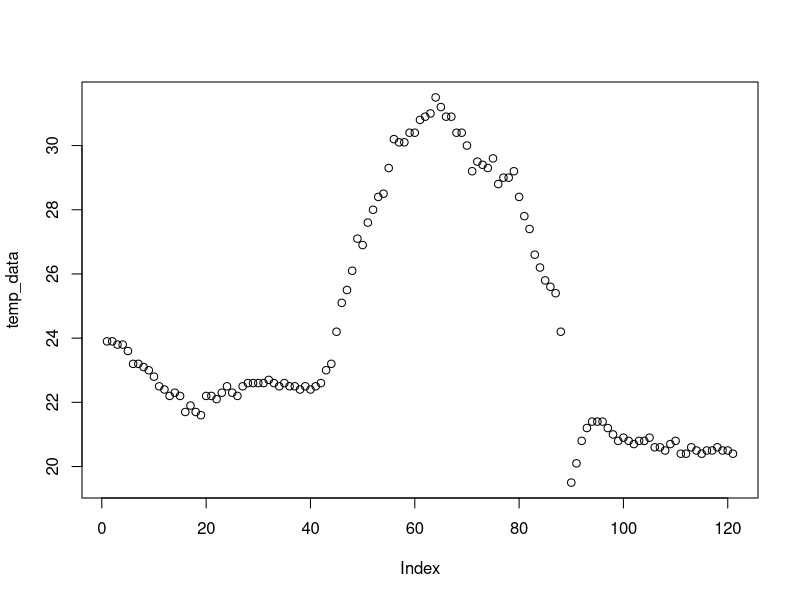

Source code (R):
## ---- chunk 1
knitr::opts_chunk$set(error = FALSE)
## ---- chunk 2
knitr::opts_chunk$set(echo = FALSE)
## ---- chunk 3
a <- c(1:3)
# str(a) and dim(a) and length(a)
b <- matrix(1:3, nrow = 1, ncol = 3)
# str(b) and dim(b) and length(b)
## ---- chunk 4
a <- c(1:3)
b <- matrix(1:3, nrow = 1, ncol = 3)
## ---- chunk 5
a <- c(1:3)
b <- matrix(1:3, nrow = 1, ncol = 3)
a
b
## ---- chunk 6
c <- matrix(1:9, nrow = 3, ncol = 3)
## ---- chunk 7
c <- matrix(1:9, nrow = 3, ncol = 3)
c
## ---- chunk 8
d <- matrix(1:9, nrow = 3, ncol = 3, byrow = TRUE)
## ---- chunk 9
d <- matrix(1:9, nrow = 3, ncol = 3, byrow = TRUE)
d
## ---- chunk 10
arr <- array(1:24, dim = c(4,3,2)) #raw,col,level
## ---- chunk 11
str(arr)
# dim(arr)
# length(arr)
## ---- chunk 12
x <- 1:24
## ---- chunk 13
x <- 1:24
x
## ---- chunk 14
arr <- array(x, dim = c(4,3,2)) #raw,col,level
## ---- chunk 15
arr <- array(x, dim = c(4,3,2))    # raw, col, level
arr
## ---- chunk 16
mydata <- read.csv(file = "Cekmekoy_Omerli_15min.txt", 
                   header = TRUE, 
                   sep = ";")
mydata
## ---- chunk 17
class(mydata)
str(mydata)
attributes(mydata)
## ---- chunk 18
temp_data <- mydata$temp
temp_data
## ---- chunk 19
print(min(temp_data))

which(temp_data==19.2) # which(temp_data==min(temp_data))
## ---- chunk 20

temp_data[89] <- NA

temp_data[which(temp_data==19.2)] <- NA

temp_data[which(temp_data==min(temp_data))] <- NA

print(temp_data)
## ---- chunk 21
plot(temp_data)
## ---- chunk 22
mydata$temp <- temp_data

mydata
## ---- chunk 23
write.csv(mydata, file = "new_data.csv")
## ---- chunk 24
x <- c(1,2,3)
mean(x)
## ---- chunk 25
(1+2+3) / 3
## ---- chunk 26
sample(c(1,6,32,7), size = 2)
